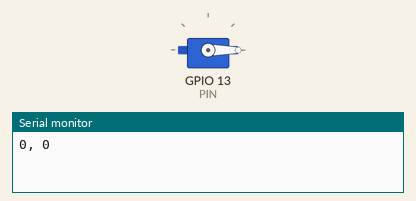
Bench run of a sketch on a simulated ESP32. Parts: servo, the last lines printed to the serial monitor.

Above: at 10.05 s.
At 12.0 s:
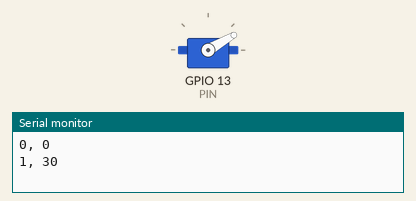
At 14.0 s:
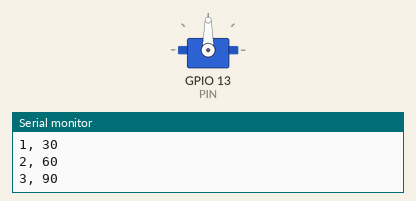
At 18.0 s:
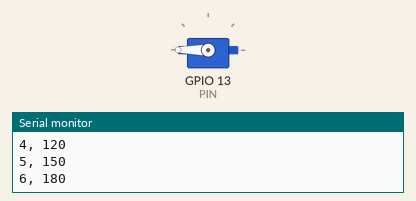
Timing chart, 0 to 20.4 s (numbered marks = the images above):
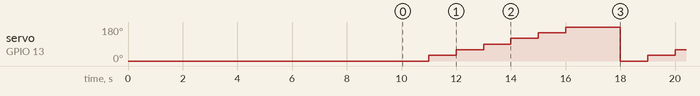

Measured:
- by itself, servo on GPIO 13 (PIN): repeats every 8.0 s: 60° 1.0 s, 90° 1.0 s, 120° 1.0 s, 150° 1.0 s, 180° 2.0 s, 0° 1.0 s, 30° 1.0 s

The sketch:

servo_test.ino
```cpp
#include "ESP32Servo.h"
#define PIN 13

Servo myServo;

int step=0, maxStep=7;
int anglePerStep=30;


void setup() {
  // put your setup code here, to run once:
  myServo.attach(PIN);
  Serial.begin(9600);
  myServo.write(0);
  delay(10*1000);
}

void loop() {
  // put your main code here, to run repeatedly:
 if(step<maxStep){
  int angle=step*anglePerStep;
  Serial.print(step);Serial.print(", ");
  Serial.println(angle);
  if(step<=180){
    myServo.write(angle);
  }else{
    myServo.write(angle-180);
  }
  step++;
 } else{
  step=0;
 }

  delay(1000);
}
```
